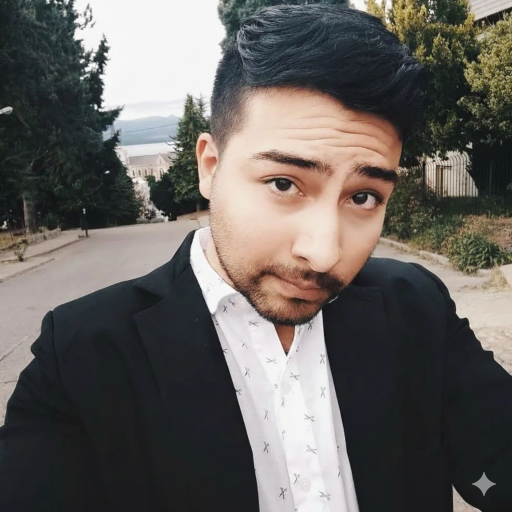
#> input picture assets/img/imgFotoPerfilEditado.png, 1024 x 1024 px, found by its file name (shown at 1/2 size)
$ python compress_image.py
#> lines starting #> are read from the running program, lines starting #| are printed output that depends on the picture
from PIL import Image
import os

source_path = r'c:\Users\Hernán\Documents\HS PORTFOLIO ANTIGRAVITY\Portfolio\assets\img\imgFotoPerfilEditado.png'
dest_path = r'c:\Users\Hernán\Documents\HS PORTFOLIO ANTIGRAVITY\Portfolio\assets\img\imgFotoPerfilEditado_websize.jpg'

try:
    with Image.open(source_path) as img:
        # Convert to RGB (in case of RGBA png)
#> img is the input picture: PIL image 1024x1024 RGB; mean R, G, B 102.1, 98.2, 94.8
        rgb_img = img.convert('RGB')

        # Resize if it's huge (optional, but good for reducing size)
        # Max width 800px is usually plenty for a resume photo
        max_width = 800
        if rgb_img.width > max_width:
            ratio = max_width / rgb_img.width
#> ratio = 0.781
            new_height = int(rgb_img.height * ratio)
#> new_height = 800
            rgb_img = rgb_img.resize((max_width, new_height), Image.Resampling.LANCZOS)
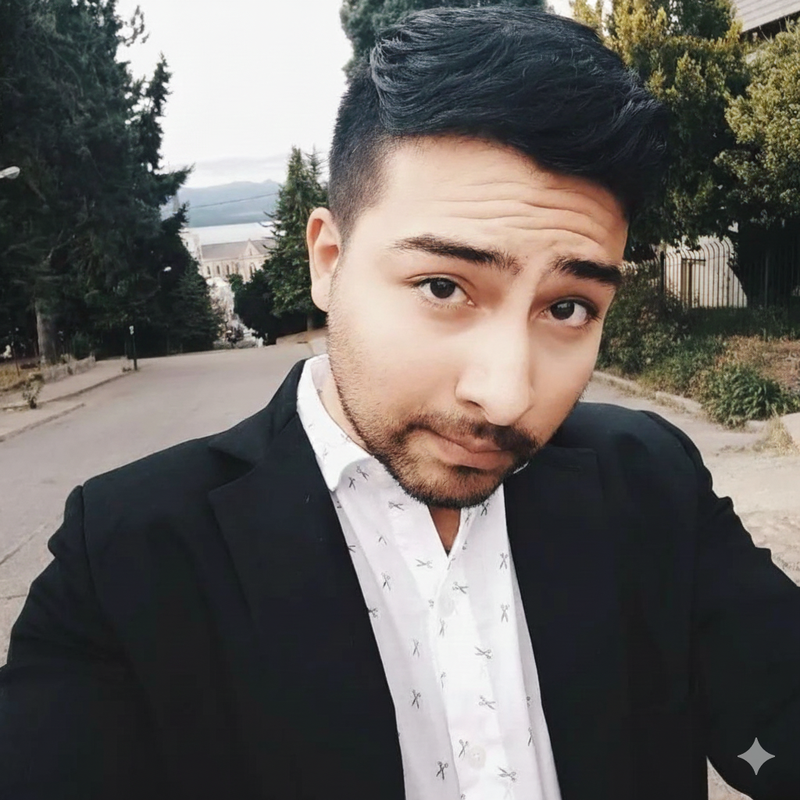
#> rgb_img: PIL image 800x800 RGB; mean R, G, B 102.1, 98.2, 94.8

        # Save with optimization and quality reduction
        rgb_img.save(dest_path, 'JPEG', optimize=True, quality=80)

    print(f"Success: Image saved to {dest_path}")
    print(f"Original size: {os.path.getsize(source_path) / 1024:.2f} KB")
    print(f"New size: {os.path.getsize(dest_path) / 1024:.2f} KB")

except Exception as e:
    print(f"Error: {e}")

$ run again, with assets/img/fondo.png copied over assets/img/imgFotoPerfilEditado.png
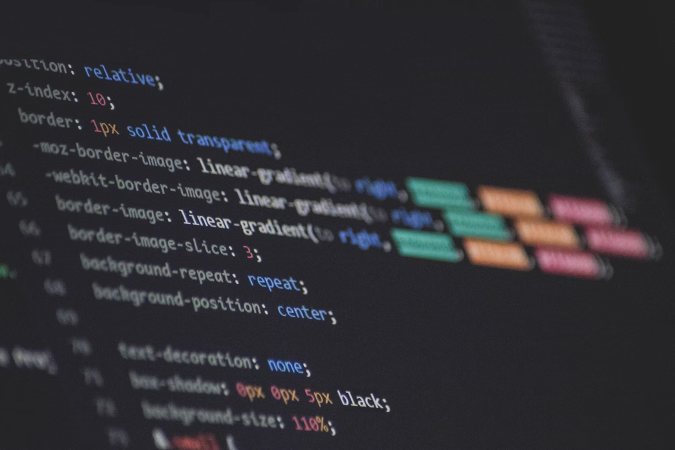
#> input picture assets/img/fondo.png, 1350 x 900 px, found by its file name (shown at 1/2 size)
#> img is the input picture: PIL image 1350x900 RGBA; mean R, G, B, A 48, 47.3, 52.1, 255
#> `rgb_img = rgb_img.resize((max_width, new_height), Image.Resampling.LAN..`:
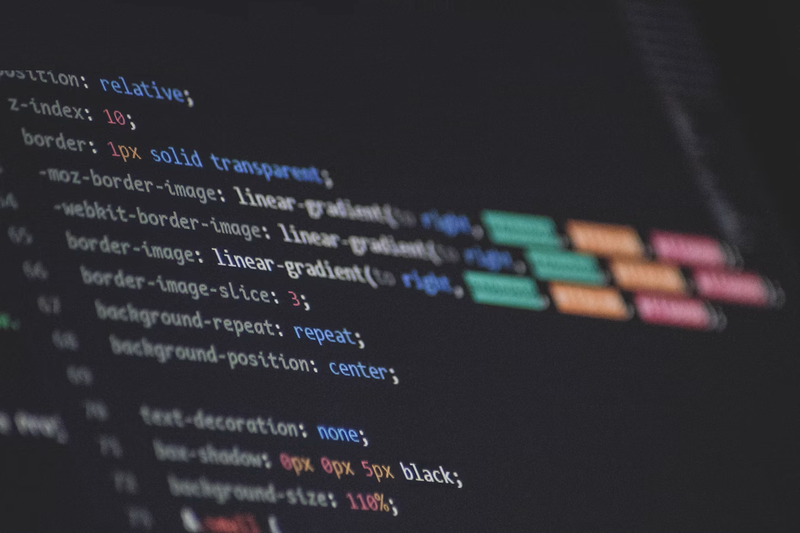
#> rgb_img: PIL image 800x533 RGB; mean R, G, B 47.9, 47.3, 52.1
